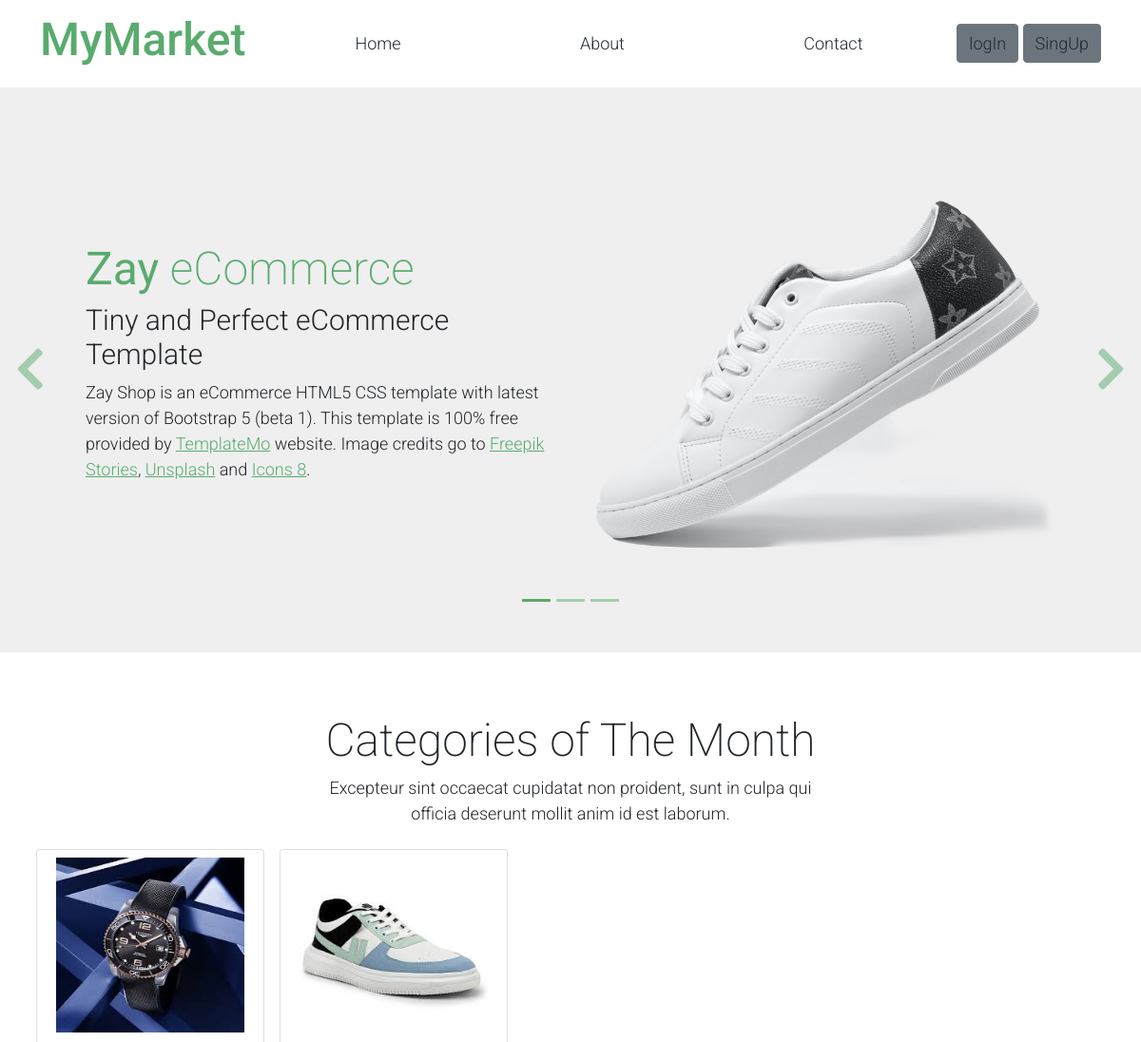
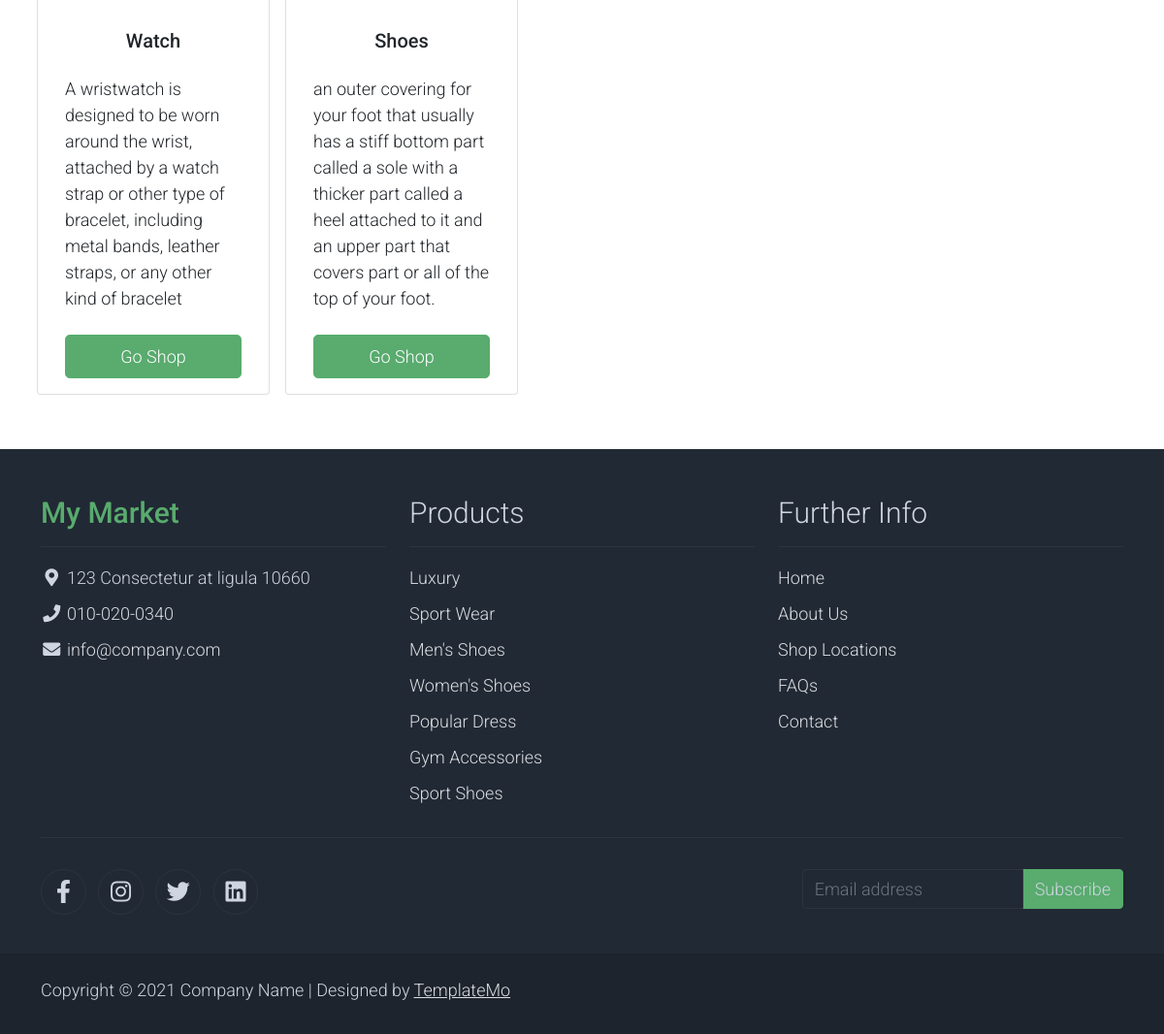
The page / on the database its author committed (2 pictures, top to bottom).
### myapp/models.py (models this page shows, shortened)
class Category(models.Model):
    name=models.CharField(max_length=50)
    des=models.CharField(max_length=100)
    img1=models.FileField(upload_to='uploads/categary/')

### myapp/views.py (the view, shortened to what this page needs)
# urls.py: path('',views.index,name='index'),
def index(request):
    cats = Category.objects.all()
    prods = Product.objects.all()
    return render(request, "user/index.html", {'cats': cats, 'prods': prods})

### templates/user/index.html (shortened to what this page needs)
{% load static %}
<!DOCTYPE html>
{% load my_filter %}
<html lang="en">
<head>
    <link rel="stylesheet" href="{% static '/assets/css/bootstrap.min.css' %}">
    <link rel="stylesheet" href="{% static '/assets/css/templatemo.css' %}">
    <link rel="stylesheet" href="{% static '/assets/css/custom.css' %}">
    <link rel="stylesheet" href="{% static '/assets/css/fontawesome.min.css' %}">
</head>
<body>
    {% include "user/navbar.html" %}
    <div id="template-mo-zay-hero-carousel" class="carousel slide" data-bs-ride="carousel">
        <ol class="carousel-indicators">
            <li data-bs-target="#template-mo-zay-hero-carousel" data-bs-slide-to="0" class="active"></li>
            <li data-bs-target="#template-mo-zay-hero-carousel" data-bs-slide-to="1"></li>
            <li data-bs-target="#template-mo-zay-hero-carousel" data-bs-slide-to="2"></li>
        </ol>
        <div class="carousel-inner">
            <div class="carousel-item active">
                <div class="container">
                    <div class="row p-5">
                        <div class="mx-auto col-md-8 col-lg-6 order-lg-last">
                            <img class="img-fluid" src="{% static './assets/img/banner_img_01.jpg' %}" alt="">
                        </div>
                        <div class="col-lg-6 mb-0 d-flex align-items-center">
                            <div class="text-align-left align-self-center">
                                <h1 class="h1 text-success"><b>Zay</b> eCommerce</h1>
                                <h3 class="h2">Tiny and Perfect eCommerce Template</h3>
                                <p>
                                    Zay Shop is an eCommerce HTML5 CSS template with latest version of Bootstrap 5 (beta 1).
                                    This template is 100% free provided by <a rel="sponsored" class="text-success" href="https://templatemo.com" target="_blank">TemplateMo</a> website.
                                    Image credits go to <a rel="sponsored" class="text-success" href="https://stories.freepik.com/" target="_blank">Freepik Stories</a>,
                                    <a rel="sponsored" class="text-success" href="https://unsplash.com/" target="_blank">Unsplash</a> and
                                    <a rel="sponsored" class="text-success" href="https://icons8.com/" target="_blank">Icons 8</a>.
                                </p>
                            </div>
                        </div>
                    </div>
                </div>
            </div>
        </div>
        <a class="carousel-control-prev text-decoration-none w-auto ps-3" href="#template-mo-zay-hero-carousel" role="button" data-bs-slide="prev">
            <i class="fas fa-chevron-left"></i>
        </a>
        <a class="carousel-control-next text-decoration-none w-auto pe-3" href="#template-mo-zay-hero-carousel" role="button" data-bs-slide="next">
            <i class="fas fa-chevron-right"></i>
        </a>
    </div>
    <section class="container py-5">
        <div class="row text-center pt-3">
            <div class="col-lg-6 m-auto">
                <h1 class="h1">Categories of The Month</h1>
                <p>
                    Excepteur sint occaecat cupidatat non proident, sunt in culpa qui officia
                    deserunt mollit anim id est laborum.
                </p>
            </div>
        </div>
        <div class="row">
            {% for c in cats %}
            <div class="card m-2" style="width: 15rem;">
                <img src="{{c.img1.url}}" class=" card-img-top p-2" height="200" width="150" alt="...">
                <div class="card-body d-grid gap-2">
                    <h5 class="text-center card-title mt-3 mb-3">{{c.name|title}}</h5>
                  <p class="card-text">{{c.des}}</p>
                  <a href="user/viewproduct?category={{c.id}}" class="btn btn-success btn-lg">Go Shop</a>
                </div>
              </div>
            {% endfor %}
        </div>
    </section>
    <footer class="bg-dark" id="tempaltemo_footer">
        <div class="container">
            <div class="row">
                <div class="col-md-4 pt-5">
                    <h2 class="h2 text-success border-bottom pb-3 border-light logo">My Market</h2>
                    <ul class="list-unstyled text-light footer-link-list">
                        <li>
                            <i class="fas fa-map-marker-alt fa-fw"></i>
                            123 Consectetur at ligula 10660
                        </li>
                        <li>
                            <i class="fa fa-phone fa-fw"></i>
                            <a class="text-decoration-none" href="tel:010-020-0340">010-020-0340</a>
                        </li>
                        <li>
                            <i class="fa fa-envelope fa-fw"></i>
                            <a class="text-decoration-none" href="mailto:info@company.com">info@company.com</a>
                        </li>
                    </ul>
                </div>
                <div class="col-md-4 pt-5">
                    <h2 class="h2 text-light border-bottom pb-3 border-light">Products</h2>
                    <ul class="list-unstyled text-light footer-link-list">
                        <li><a class="text-decoration-none" href="#">Luxury</a></li>
                        <li><a class="text-decoration-none" href="#">Sport Wear</a></li>
                        <li><a class="text-decoration-none" href="#">Men's Shoes</a></li>
                        <li><a class="text-decoration-none" href="#">Women's Shoes</a></li>
                        <li><a class="text-decoration-none" href="#">Popular Dress</a></li>
                        <li><a class="text-decoration-none" href="#">Gym Accessories</a></li>
                        <li><a class="text-decoration-none" href="#">Sport Shoes</a></li>
                    </ul>
                </div>
                <div class="col-md-4 pt-5">
                    <h2 class="h2 text-light border-bottom pb-3 border-light">Further Info</h2>
                    <ul class="list-unstyled text-light footer-link-list">
                        <li><a class="text-decoration-none" href="#">Home</a></li>
                        <li><a class="text-decoration-none" href="#">About Us</a></li>
                        <li><a class="text-decoration-none" href="#">Shop Locations</a></li>
                        <li><a class="text-decoration-none" href="#">FAQs</a></li>
                        <li><a class="text-decoration-none" href="#">Contact</a></li>
                    </ul>
                </div>
            </div>
            <div class="row text-light mb-4">
                <div class="col-12 mb-3">
                    <div class="w-100 my-3 border-top border-light"></div>
                </div>
                <div class="col-auto me-auto">
                    <ul class="list-inline text-left footer-icons">
                        <li class="list-inline-item border border-light rounded-circle text-center">
                            <a class="text-light text-decoration-none" target="_blank" href="http://facebook.com/"><i class="fab fa-facebook-f fa-lg fa-fw"></i></a>
                        </li>
                        <li class="list-inline-item border border-light rounded-circle text-center">
                            <a class="text-light text-decoration-none" target="_blank" href="https://www.instagram.com/"><i class="fab fa-instagram fa-lg fa-fw"></i></a>
                        </li>
                        <li class="list-inline-item border border-light rounded-circle text-center">
                            <a class="text-light text-decoration-none" target="_blank" href="https://twitter.com/"><i class="fab fa-twitter fa-lg fa-fw"></i></a>
                        </li>
                        <li class="list-inline-item border border-light rounded-circle text-center">
                            <a class="text-light text-decoration-none" target="_blank" href="https://www.linkedin.com/"><i class="fab fa-linkedin fa-lg fa-fw"></i></a>
                        </li>
                    </ul>
                </div>
                <div class="col-auto">
                    <div class="input-group mb-2">
                        <input type="text" class="form-control bg-dark border-light" id="subscribeEmail" placeholder="Email address">
                        <div class="input-group-text btn-success text-light">Subscribe</div>
                    </div>
                </div>
            </div>
        </div>
        <div class="w-100 bg-black py-3">
            <div class="container">
                <div class="row pt-2">
                    <div class="col-12">
                        <p class="text-left text-light">
                            Copyright &copy; 2021 Company Name
                            | Designed by <a rel="sponsored" href="https://templatemo.com" target="_blank">TemplateMo</a>
                        </p>
                    </div>
                </div>
            </div>
        </div>
    </footer>
</body>
</html>

### static/assets/css/templatemo.css (style rules this page uses)
body, ul, li, p, a, label, input, div { font-family: 'Roboto', sans-serif; font-size: 18px !important; font-weight: 300 !important; }
.h1 { font-family: 'Roboto', sans-serif; font-size: 48px !important; font-weight: 200 !important; }
.h2 { font-family: 'Roboto', sans-serif; font-size: 30px !important; font-weight: 300; }
.logo { font-weight: 500 !important; }
.text-success { color: #59ab6e !important; }
.text-light { color: #cfd6e1 !important; }
.bg-dark { background-color: #212934 !important; }
.bg-black { background-color: #1d242d !important; }
.btn-success { background-color: #59ab6e !important; border-color: #56ae6c !important; }
#template-mo-zay-hero-carousel { background: #efefef !important; }
#template-mo-zay-hero-carousel .carousel-indicators li { margin-top: -50px; background-color: #59ab6e; }
#template-mo-zay-hero-carousel .carousel-control-next i, #template-mo-zay-hero-carousel .carousel-control-prev i { color: #59ab6e !important; font-size: 2.8em !important; }
.form-control { border: 1px solid #e8e8e8; }
#tempaltemo_footer a { color: #dcdde1; }
#tempaltemo_footer ul.footer-link-list li { padding-top: 10px; }
#tempaltemo_footer ul.footer-icons li { width: 2.6em; height: 2.6em; line-height: 2.6em; }
#tempaltemo_footer .border-light { border-color: #2d343f !important; }
@media (min-width: 992px) { #template-mo-zay-hero-carousel .carousel-item { min-height: 30rem !important; } }

### rows shown on the page
Category: img1 (picture), name "Watch", des "A wristwatch is designed to be worn around the wrist, attached by a watch strap or other type of bracelet, including metal bands, leather straps, or any other kind of bracelet"
Category: img1 (picture), name "Shoes", des "an outer covering for your foot that usually has a stiff bottom part called a sole with a thicker part called a heel attached to it and an upper part that covers part or all of the top of your foot."
